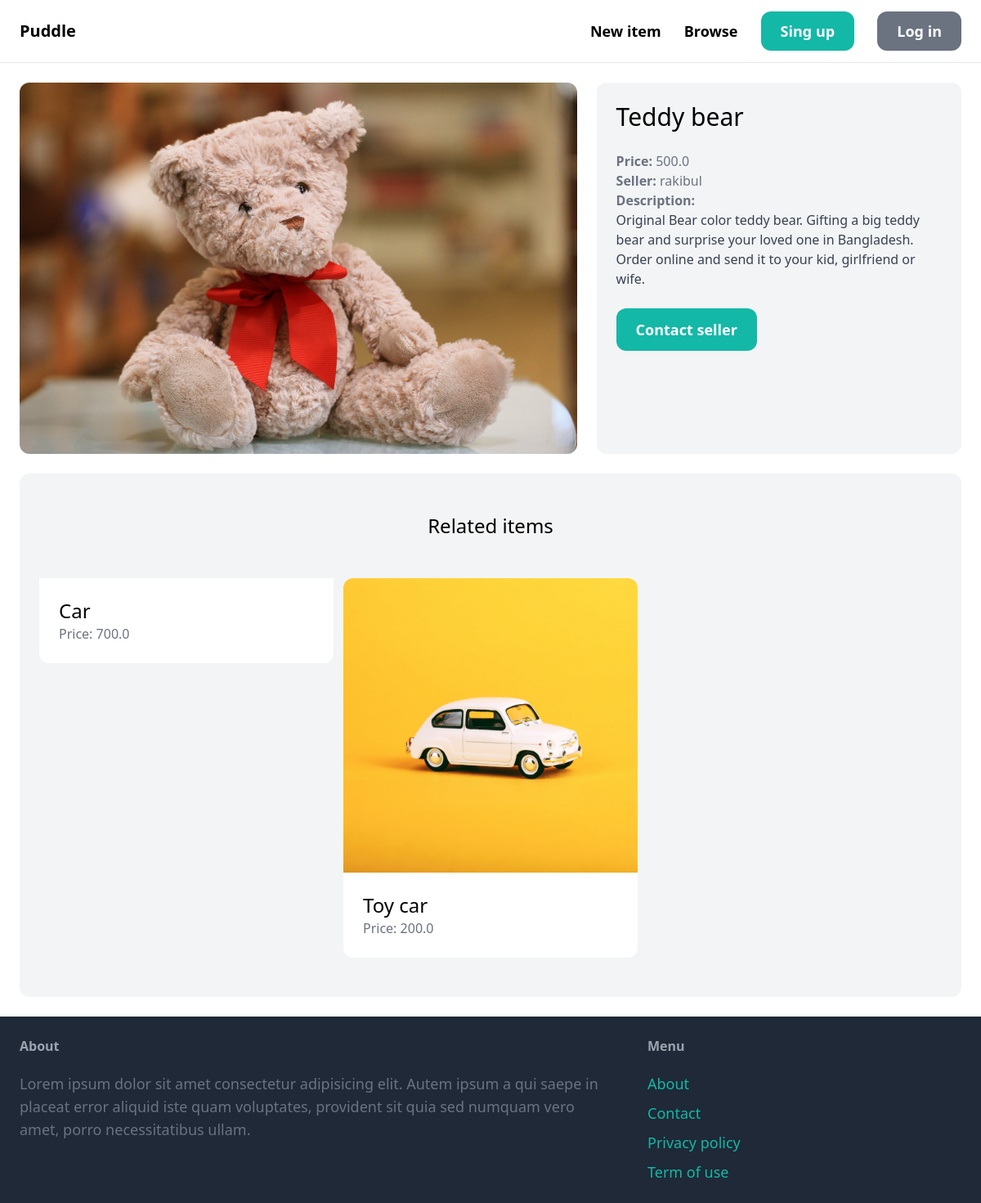
Screenshot of /items/10/ with the database file from the repository.
### item/models.py (models this page shows, shortened)
class Item(models.Model):
    catagory=models.ForeignKey(Catagory,related_name='items',on_delete=models.CASCADE)
    name=models.CharField( max_length=250)
    description=models.TextField(blank=True,null=True)
    price=models.FloatField()
    image=models.ImageField( upload_to='item_images', blank=True,null=True)
    is_sold=models.BooleanField(default=False)
    created_by=models.ForeignKey(User,related_name='items',on_delete=models.CASCADE)
    created_at=models.DateField(auto_now_add=True)

### item/views.py (the view)
# urls.py: path("<int:pk>/", views.detail, name="detail")
def detail(request,pk):
    item=get_object_or_404(Item,pk=pk)
    related_items=Item.objects.filter(catagory=item.catagory, is_sold=False).exclude(pk=pk)[0:3]
    return render(request,'item/detail.html',{
        'item':item,
        'related_items':related_items
    })

### item/templates/item/detail.html (shortened to what this page needs)
{% extends 'core/base.html' %}
{% block content %}
    <div class="grid grid-cols-5 gap-6">
        <div class="col-span-3">
            <img src="{{item.image.url}}" alt="" class="rounded-xl">
        </div>
        <div class="col-span-2 p-6 bg-gray-100 rounded-xl">
            <h1 class="mb-6 text-3xl">{{item.name}}</h1>
            <p class="text-gray-500"><strong>Price: </strong>{{item.price}}</p>
            <p class="text-gray-500"><strong>Seller: </strong>{{item.created_by.username}}</p>
            {% if item.description %}
                <p class="text-gray-700"><strong class="text-gray-500">Description: </strong><br>{{item.description}}</p>
            {% endif %}
            {% if request.user == item.created_by %}
            <div class="mt-6 p-6 bg-white rounded-xl">
                <p>This is your item!</p>
                <a href="{% url 'item:edit' item.id %}" class="inline-block mt-6 px-6 py-3 text-lg font-semibold bg-teal-500 text-white rounded-xl">Edit</a>
                <a href="{% url 'item:delete' item.id %}" class="inline-block mt-6 px-6 py-3 text-lg font-semibold bg-red-500 text-white rounded-xl">Delete</a>
            </div>
            {% else %}
            <a href="{% url 'conversation:new' item.id %}" class="inline-block mt-6 px-6 py-3 text-lg font-semibold bg-teal-500 text-white rounded-xl hover:bg-teal-700 ">Contact seller</a>
            {% endif %}
        </div>
    </div>
    <div class="mt-6 px-6 py-12 bg-gray-100 rounded-xl">
        <h2 class="mb-12 text-2xl text-center">
            Related items
        </h2>
        <div class="grid grid-cols-3 gap-3">
            {% for item in related_items  %}
            <div>
                <a href="{% url 'item:detail' item.id %}">
                    <div>
                        <img src="{{item.image.url}}" class="rounded-t-xl" alt="">
                    </div>
                    <div class="p-6 bg-white rounded-b-xl">
                        <h2 class="text-2xl">{{item.name}}</h2>
                        <p class="text-gray-500">Price: {{item.price}}</p>
                    </div>
                 </a>
            </div>
            {% endfor %}
        </div>
    </div>
{% endblock content %}

### rows the page displays
Item: image (picture), name "Teddy bear", price "500.0", created_by.username "rakibul", description "Original Bear color teddy bear. Gifting a big teddy bear and surprise your loved one in Bangladesh. Order online and send it to your kid, girlfriend or wife."
Item: name "Car", price "700.0"
Item: image (picture), name "Toy car", price "200.0"
